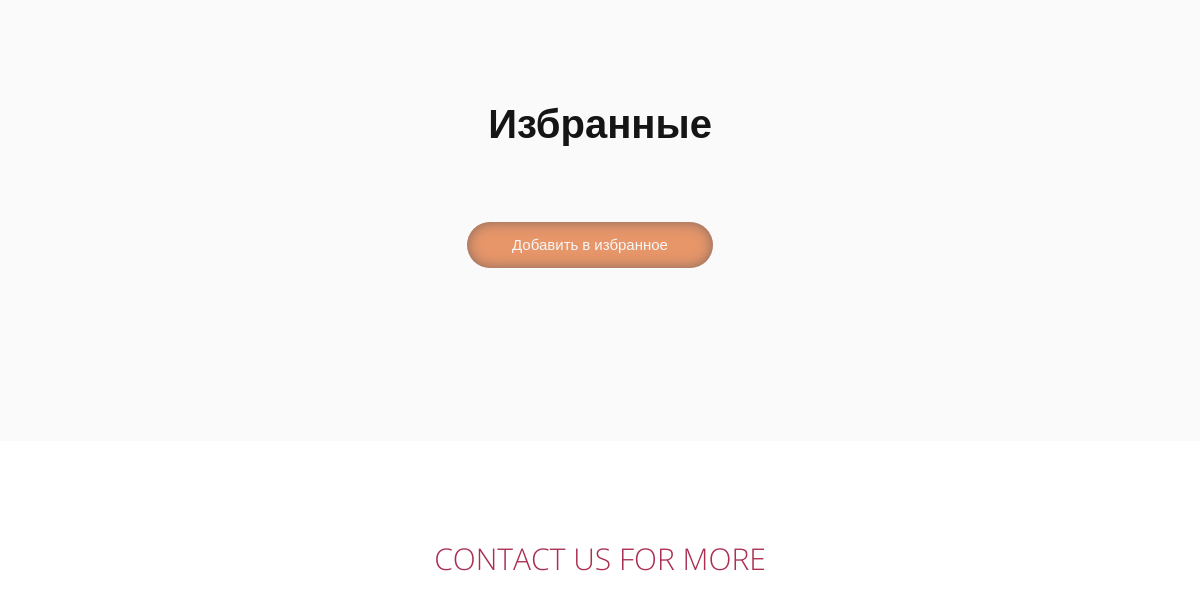
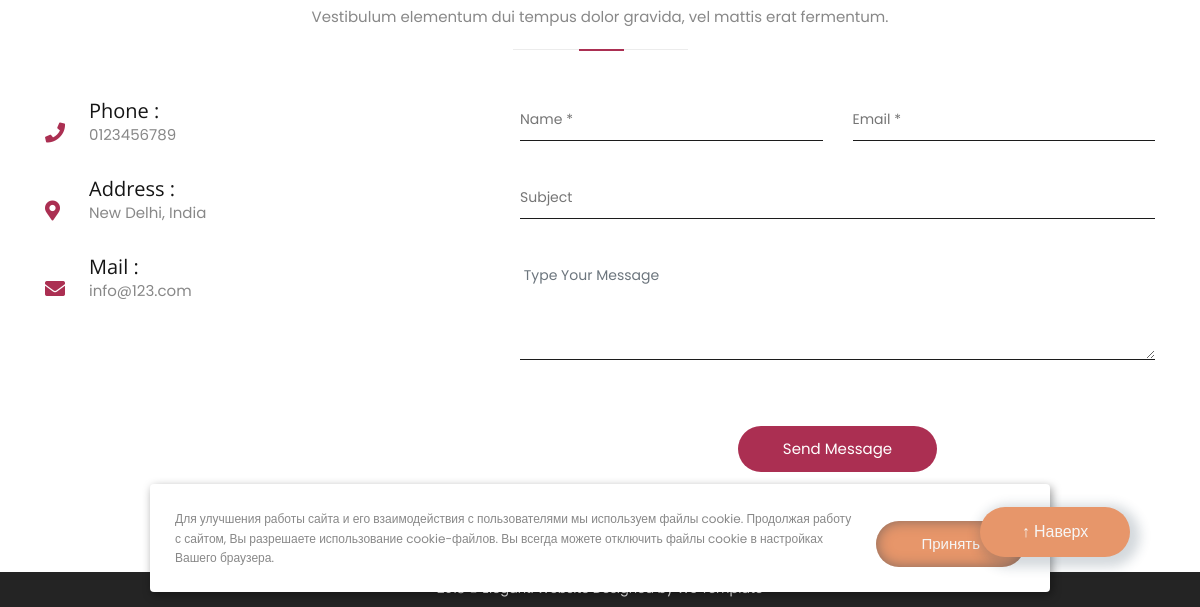
Page /all_favourite (signed in, lower part) on the earlier database version (2 pictures, top to bottom).
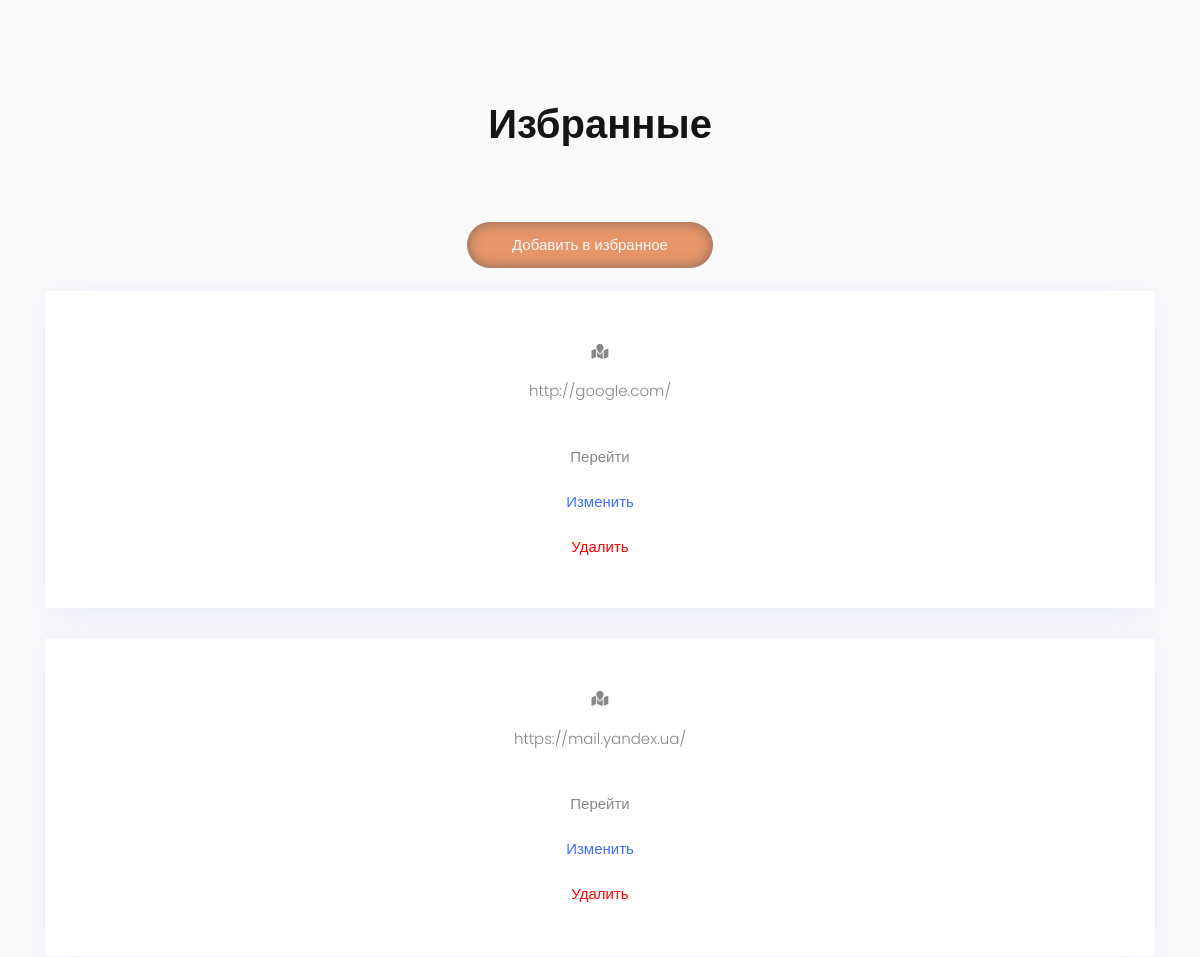
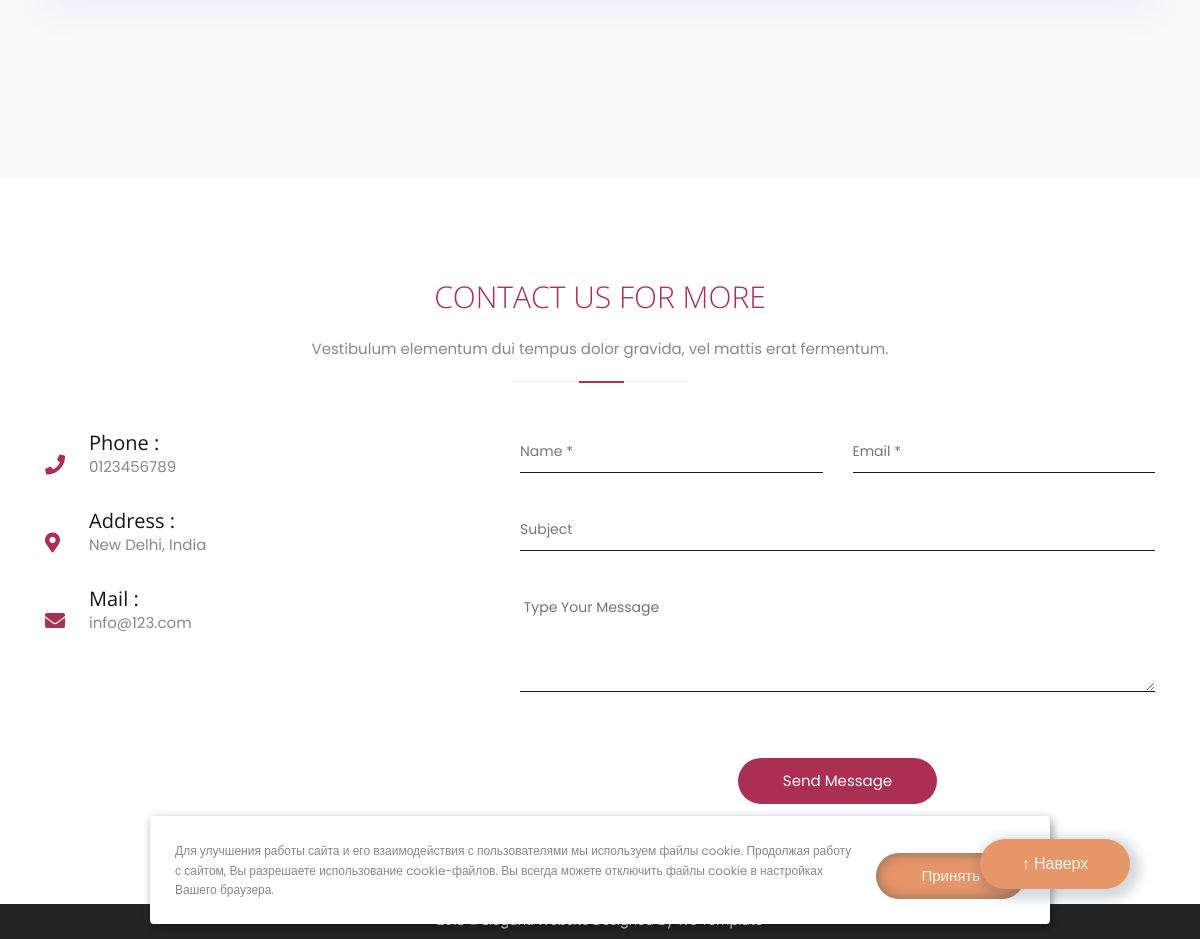
Same page on the later database version (2 pictures, top to bottom).
### models.py (models this page shows)
class Favourites(SqlAlchemyBase, SerializerMixin):
    __tablename__ = 'favourites'
    id = sqlalchemy.Column(sqlalchemy.Integer, primary_key=True)
    url = sqlalchemy.Column(sqlalchemy.String(500))
    date = sqlalchemy.Column(sqlalchemy.DateTime, default=datetime.utcnow)
    user_id = sqlalchemy.Column(sqlalchemy.Integer,
                                sqlalchemy.ForeignKey("user.id"))
    user = orm.relation('User')

### views.py (the view)
@app.route("/all_favourite", methods=['GET'])
@login_required
def all_favourite():
    db_sess = db_session.create_session()
    all_favourites = db_sess.query(Favourites).filter_by(user_id=current_user.id)
    return render_template('allfavourite.html', title='Избранные', all_favourites=all_favourites)

### db_session.py (called while the page is built)
def create_session() -> Session:
    global __factory
    return __factory()

### views.py (called while the page is built)
@login.user_loader
def load_user(user_id):
    db_sess = db_session.create_session()
    return db_sess.query(User).get(user_id)

### templates/allfavourite.html
{% extends 'base.html' %}
{% block content %}
<h1>{{ title }}</h1>
<br>
<br>
<a class="banner-btn-3-active" href='{{ url_for("add_favourite") }}'>Добавить в избранное</a>
<br>
<br>
<div class="showed" id="list-of-links">
    {% for link in all_favourites %}
    <div class="col-xs-12 mb-30">
        <div class="service-list-box bg-white text-center">
            <div class="icon"><i class="fas fa-map-marked"></i></div>
            <div class="icon-text">
                <p style="text-overflow: ellipsis;">{{ link.url }}</p>
                <br>
                <a href="{{ link.url }}">Перейти</a>
                <br>
                <br>
                <a style="color: #3c6fff;" href="{{ url_for('edit_favourite', idd=link.id) }}">Изменить</a>
                <br>
                <br>
                <a style="color: red;" href="{{ url_for('favourite_delete', idd=link.id) }}">Удалить</a>
            </div>
        </div>
    </div>
    {% endfor %}
</div>
{% endblock %}

### templates/base.html (shortened to what this page needs)
<!DOCTYPE html>
<html lang="En">
<head>
    <link rel="stylesheet" href="https://stackpath.bootstrapcdn.com/bootstrap/4.1.1/css/bootstrap.min.css"
>
    <link rel="stylesheet" type="text/css" href="../static/css/style.css"/>
    <link rel="stylesheet" type="text/css" href="{{ url_for('static', filename='css/style.css') }}"/>
    <link rel="stylesheet" href="https://use.fontawesome.com/releases/v5.1.0/css/all.css"
>
    <link rel="stylesheet" type="text/css" href="{{ url_for('static', filename='css/jquery.fancybox.min.css') }}"/>
    <link rel="stylesheet" type="text/css" href="{{ url_for('static', filename='css/owl.carousel.min.css') }}"/>
    <link rel="stylesheet" type="text/css" href="{{ url_for('static', filename='css/owl.theme.default.min.css') }}"/>
</head>
<body>
<div class="services section-padding bg-grey" data-scroll-index='2'>
    <div class="container">
        <div class="row">
            <div class="col-md-12 section-title text-center">
                {% block content %}
                {% endblock %}
            </div>
        </div>
    </div>
</div>
<div class="contact section-padding" data-scroll-index='4'>
    <div class="container">
        <div class="row">
            <div class="col-md-12 section-title text-center">
                <h3>Contact Us For More</h3>
                <p>Vestibulum elementum dui tempus dolor gravida, vel mattis erat fermentum.</p>
                <span class="section-title-line"></span></div>
            <div class="col-lg-5 col-md-4">
                <div class="part-info">
                    <div class="info-box">
                        <div class="icon"><i class="fas fa-phone"></i></div>
                        <div class="content">
                            <h4>Phone :</h4>
                            <p>0123456789</p>
                        </div>
                    </div>
                    <div class="info-box">
                        <div class="icon"><i class="fas fa-map-marker-alt"></i></div>
                        <div class="content">
                            <h4>Address :</h4>
                            <p>New Delhi, India</p>
                        </div>
                    </div>
                    <div class="info-box">
                        <div class="icon"><i class="fas fa-envelope"></i></div>
                        <div class="content">
                            <h4>Mail :</h4>
                            <p><a href="#">info@123.com</a></p>
                        </div>
                    </div>
                </div>
            </div>
            <div class="col-lg-7 col-md-8">
                <div class="contact-form">
                    <form class='form' id='contact-form' method='post' data-toggle='validator'>
                        <div class="controls">
                            <div class="row">
                                <div class="col-lg-6">
                                    <div class="form-group">
                                        <input id="form_name" type="text" name="name" placeholder="Name *" required
                                               data-error="name is required.">
                                    </div>
                                </div>
                                <div class="col-lg-6">
                                    <div class="form-group">
                                        <input id="form_email" type="email" name="email" placeholder="Email *" required
                                               data-error="Valid email is required.">
                                    </div>
                                </div>
                                <div class="col-lg-12">
                                    <div class="form-group">
                                        <input id="form_subject" type="text" name="subject" placeholder="Subject">
                                    </div>
                                </div>
                                <div class="col-lg-12 form-group">
                                    <textarea id="form_message" name="message" class="form-control"
                                              placeholder=" Type Your Message " rows="4" required
                                              data-error="Please,leave us a message."></textarea>
                                </div>
                                <div class="col-lg-12 text-center">
                                    <button class="bttn">Send Message</button>
                                </div>
                            </div>
                        </div>
                    </form>
                </div>
            </div>
        </div>
    </div>
</div>
<footer class="footer-copy">
    <div class="container-fluid">
        <div class="row">
            <div class="col-md-12">
                <p>2018 &copy; Elegant. Website Designed by <a href="http://w3Template.com" target="_blank"
                                                               rel="dofollow">W3 Template</a></p>
            </div>
        </div>
    </div>
</footer>
<div href="#" id="scroll_top" class="top-button banner-btn-3-active">↑ Наверх</div>
<div id="cookie_notification">
        <p>Для улучшения работы сайта и его взаимодействия с пользователями мы используем файлы cookie. Продолжая работу с сайтом, Вы разрешаете использование cookie-файлов. Вы всегда можете отключить файлы cookie в настройках Вашего браузера.</p>
        <button class="banner-btn-3-active cookie_accept">Принять</button>
</div>
</body>
</html>

### static/css/style.css (style rules this page uses)
* { -webkit-box-sizing: border-box; box-sizing: border-box; text-decoration: none !important; list-style: none !important; outline: none !important; margin: 0; padding: 0; }
html { height: 100%; }
body { color: #888888; font-size: 15px; font-family: "Poppins", sans-serif; height: 100%; overflow-x: hidden; }
a { text-decoration: none !important; }
span, a { display: inline-block; color: inherit; }
h1, h2, h3, h4, h5, h6 { color: #151515; font-weight: 600; font-family: "Open Sans", sans-serif; margin: 0; }
p { line-height: 1.6; font-weight: 400; margin: 0; }
h1 { font-size: 40px; }
h3 { font-size: 30px; }
h4 { font-size: 26px; }
h4 { font-weight: 400; }
.banner-btn-3-active { -webkit-box-shadow: 0 0 13px 0 rgba(34, 60, 80, 0.5) inset; -moz-box-shadow: 0 0 13px 0 rgba(34, 60, 80, 0.5) inset; box-shadow: 0 0 13px 0 rgba(34, 60, 80, 0.5) inset; color: #f6f6f6; background: rgb(231, 150, 106); padding: 12px 45px; font-size: 15px; border: 0px; border-radius: 30px; margin-top: 30px; transition: 0.1s; margin-right: 20px; cursor: pointer; }
.section-padding { padding: 100px 0; }
.section-title { padding-bottom: 50px; }
.section-title h3 { color: #ab2f52; text-transform: uppercase; font-weight: 300; margin-bottom: 22px; }
.section-title p { width: 60%; margin: 15px auto 20px; }
.section-title-line { background: #ececec; content: ""; height: 1px; position: absolute; left: calc(50% - 87px); width: 175px; }
.section-title-line:after { background: #ab2f52; bottom: -1px; content: ""; height: 2px; left: calc(50% - 22px); position: absolute; width: 45px; }
.mb-30 { margin-bottom: 30px !important; }
.bg-grey { background-color: #fafafa; }
.bg-white { background: #ffffff; }
.service-list-box { text-overflow: ellipsis; overflow: hidden; white-space: nowrap; cursor: pointer; width: 100%; padding: 50px; border-radius: 4px; -webkit-box-shadow: 0 5px 35px 0 rgba(148, 146, 245, 0.15); box-shadow: 0 5px 35px 0 rgba(148, 146, 245, 0.15); }
.icon-text p { line-height: 25px; font-weight: 300; }
.info-box { position: relative; padding-bottom: 30px; }
.info-box .icon { display: inline-block; width: 30px; }
.info-box .icon i { font-size: 20px; color: #ab2f52; }
.info-box .content { display: inline-block; margin-left: 10px; }
.info-box .content h4 { font-size: 20px; }
.contact-form input, .contact-form textarea { border: none; border-bottom: 1px solid #1c1c1c; border-radius: 0; padding: 10px 10px 10px 0; margin-bottom: 20px; font-size: 14px; width: 100%; }
.bttn { position: relative; cursor: pointer; color: #fff; -webkit-transition: all 0.3s ease-in-out; transition: all 0.3s ease-in-out; background: #ab2f52; padding: 12px 45px; font-size: 15px; border-radius: 30px; margin-top: 30px; border: none; }
.footer-copy { background: #242424; color: #ffffff; font-size: 13px; text-align: center; padding: 7px 0; }
.showed { display: contents; }
.top-button { -webkit-box-shadow: 4px 4px 12px 6px rgba(34, 60, 80, 0.2); -moz-box-shadow: 4px 4px 12px 6px rgba(34, 60, 80, 0.2); box-shadow: 4px 4px 12px 6px rgba(34, 60, 80, 0.2); width: 150px; height: 50px; display: flex; padding: 10px; position: fixed; bottom: 50px; right: 50px; cursor: pointer; font-size: 16px; justify-content: center; align-items: center; z-index: 999; }
#cookie_notification { display: none; justify-content: space-between; align-items: flex-end; position: fixed; bottom: 15px; left: 50%; width: 900px; max-width: 90%; transform: translateX(-50%); padding: 25px; background-color: white; border-radius: 4px; box-shadow: 2px 3px 10px rgba(0, 0, 0, 0.4); }
#cookie_notification p { margin: 0; font-size: 12px; text-align: left; }
@media (min-width: 576px) { #cookie_notification.show { display: flex; } }
@media (min-width: 576px) { .cookie_accept { margin: 0 0 0 25px; } }

Differences in the rows shown:
added Favourites: url "http://google.com/"
added Favourites: url "https://mail.yandex.ua/"
